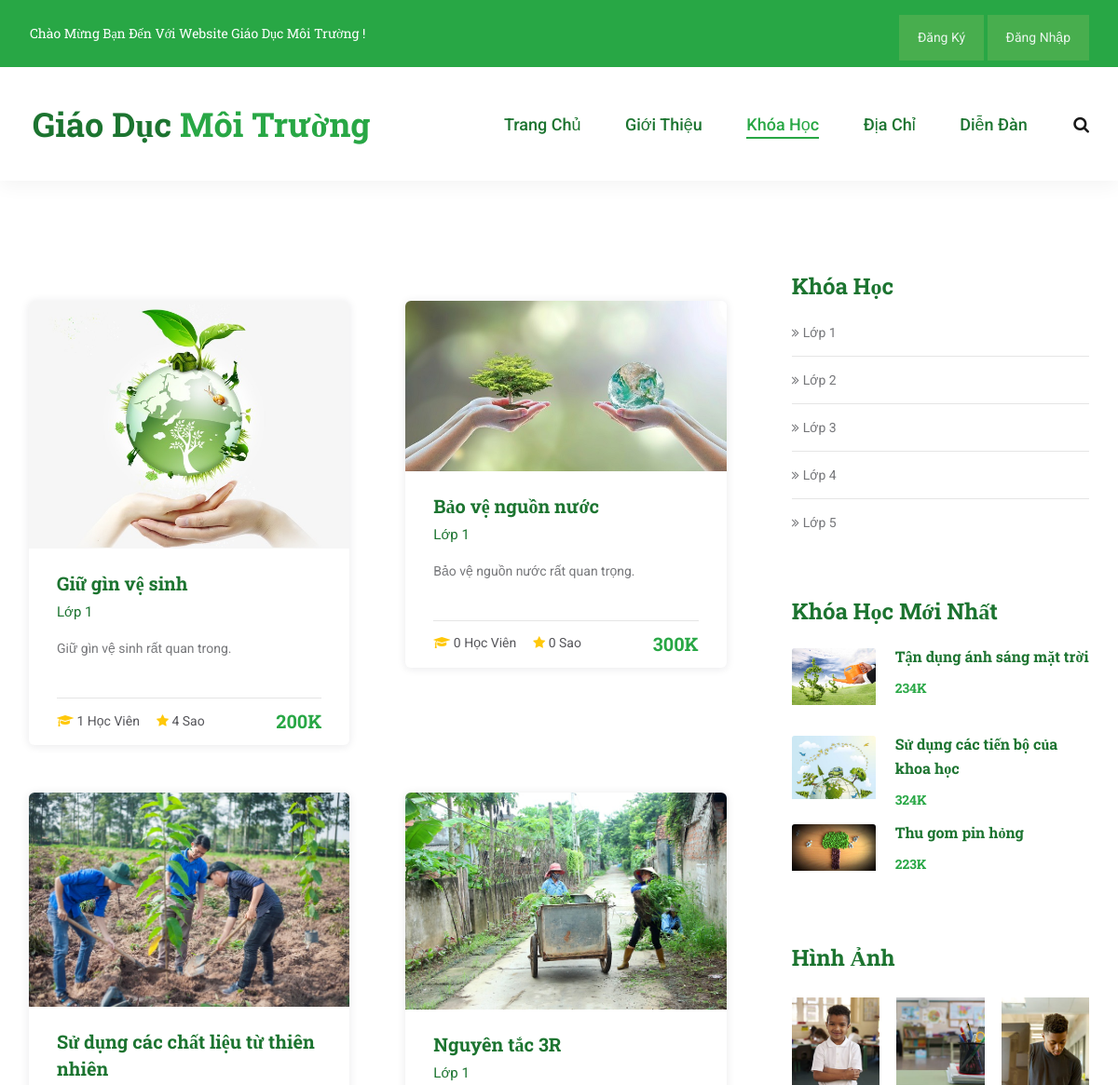
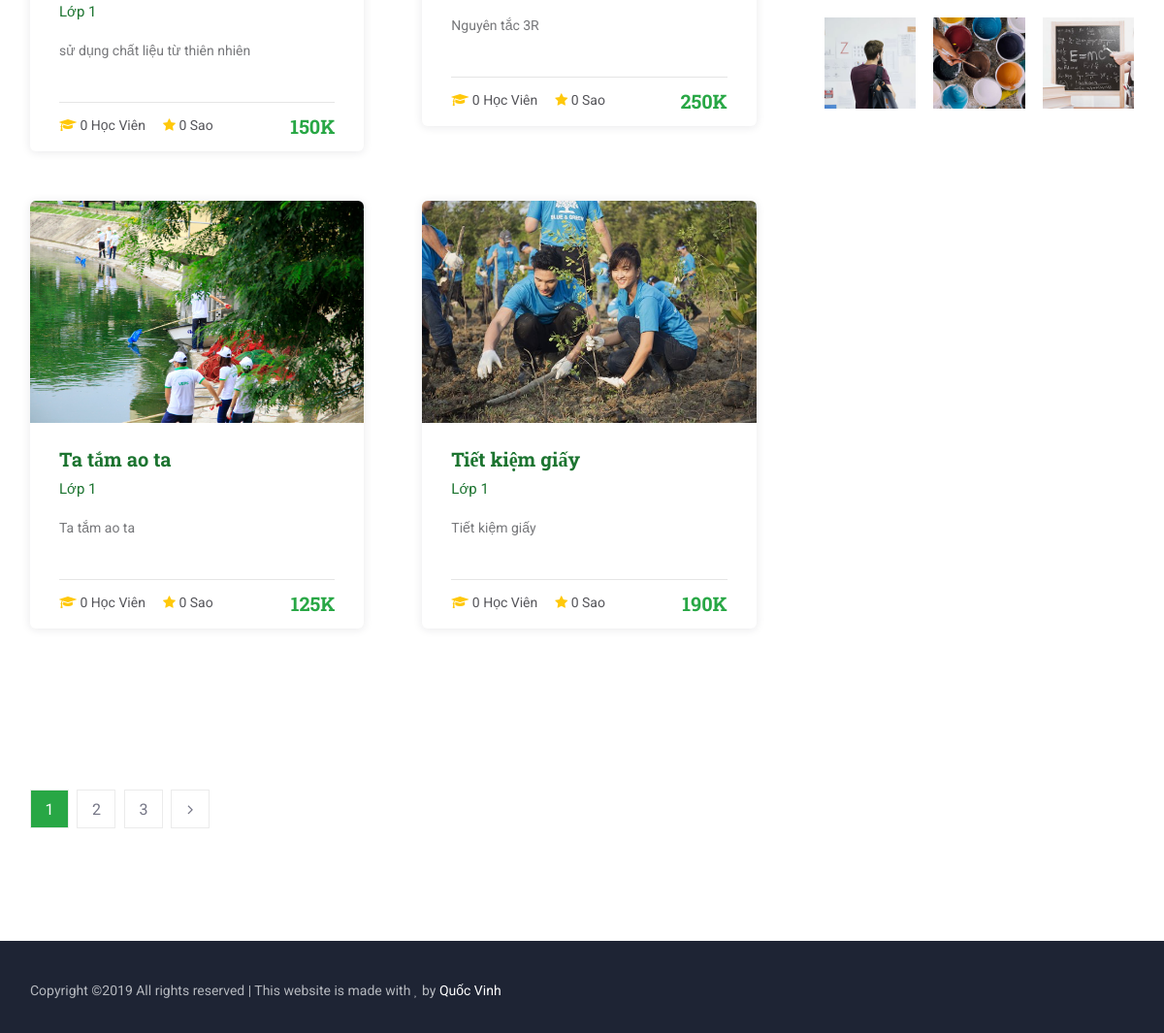
The page /lop_1.php?lop=1 on the database its author committed (2 pictures, top to bottom).
### tables this page shows
CREATE TABLE `quan_ly_khoa_hoc` (
  `id_quan_ly_kh` int(11) NOT NULL,
  `hinh_anh_khoa_hoc` varchar(250) NOT NULL,
  `ten_khoa_hoc` varchar(200) NOT NULL,
  `gia_khoa_hoc` varchar(100) NOT NULL,
  `loai_khoa_hoc` varchar(100) NOT NULL,
  `thoi_luong_khoa_hoc` varchar(100) NOT NULL,
  `bai_giang_khoa_hoc` varchar(100) NOT NULL,
  `lop_khoa_hoc` varchar(20) NOT NULL,
  `mo_ta_ngan_khoa_hoc` varchar(250) NOT NULL,
  `mo_ta_chi_tiet_khoa_hoc` varchar(500) NOT NULL
);

### modules/lop_1/courses/course.php (the view, shortened to what this page needs)
<div class="courses_container">
    <div class="row courses_row">
        <?php if(isset($_POST['tim_kiem'])){
            include ('modules/xu_ly/config/config.php');
            $ten_khoa_hoc_tim_kiem=$_POST['tim_kiem_khoa_hoc'];
            $sql="select * from quan_ly_khoa_hoc where ten_khoa_hoc LIKE '%$ten_khoa_hoc_tim_kiem%'";
            $run=mysqli_query($conn,$sql);
            echo '<div class="row">';
            echo    '<div class="col">';
            echo      '<div class="section_title_container text-center">';
            echo         '<h2 class="section_title">Những Khóa Học Tìm Thấy</h2>';
            echo '</div>';
            echo '</div>';
            echo '</div>';
            if($count=mysqli_num_rows($run)==0){
                echo '<div class="section_subtitle"><br><br><p>Không tìm thấy khóa học nào</p></div>';
            }else{
                while($dong=mysqli_fetch_array($run)){?>
                    <div class="col-lg-6 course_col">
                        <div class="course">
                            <div class="course_image"><img src="ajax/xu_ly/uploads/lop_<?php echo $dong['lop_khoa_hoc']; ?>/<?php echo $dong['hinh_anh_khoa_hoc']; ?>" alt=""></div>
                            <div class="course_body">
                                <h3 class="course_title"><a href="chi_tiet_khoa_hoc.php?id_khoahoc=<?php echo $dong['id_quan_ly_kh']; ?>"><?php echo $dong['ten_khoa_hoc']; ?></a></h3>
                                <div class="course_teacher">Lớp <?php echo $dong['lop_khoa_hoc']; ?></div>
                                <div class="course_text">
                                    <p><?php echo $dong['mo_ta_ngan_khoa_hoc']; ?></p>
                                </div>
                            </div>
                            <div class="course_footer">
                                <div class="course_footer_content d-flex flex-row align-items-center justify-content-start">
                                    <div class="course_info">
                                        <i class="fa fa-graduation-cap" aria-hidden="true"></i>
                                        <span>20 Học Viên</span>
                                    </div>
                                    <div class="course_info">
                                        <i class="fa fa-star" aria-hidden="true"></i>
                                        <span>5 Sao</span>
                                    </div>
                                    <div class="course_price ml-auto"><?php echo $dong['gia_khoa_hoc']; ?>K</div>
                                </div>
                            </div>
                        </div>
                    </div>
                    <?php
                }
            }
        }else {
            include ('modules/xu_ly/config/config.php');
            $lop=$_GET['lop'];
            $sql="select * from quan_ly_khoa_hoc where lop_khoa_hoc='$lop'";
            $run=mysqli_query($conn,$sql);
            while($dong=mysqli_fetch_array($run)){
                $ten_khoa_hoc=$dong['ten_khoa_hoc'];
                $id_khoahoc=$dong['id_quan_ly_kh'];
                $sql1="select count(*) from quan_ly_nguoi_dang_ky_khoa_hoc where ten_khoa_hoc='$ten_khoa_hoc'";
                $run1=mysqli_query($conn,$sql1);
                $dong1=mysqli_fetch_array($run1);
                $query = mysqli_query($conn,"SELECT * FROM star where id_quan_ly_kh='$id_khoahoc'");
                $temp=0;
                while($data = mysqli_fetch_assoc($query)){
                    $temp=1;
                    $rate_db[] = $data;
                    $sum_rates[] = $data['rate'];
                }
                if($temp==1){
                    $rate_times = count($rate_db);
                    $sum_rates = array_sum($sum_rates);
                    $rate_value = $sum_rates/$rate_times;
                }
                if($temp==0){
                    $rate_value = 0;
                }
            ?>
                <div class="col-lg-6 course_col">
                    <div class="course">
                        <div class="course_image"><img src="ajax/xu_ly/uploads/lop_<?php echo $lop; ?>/<?php echo $dong['hinh_anh_khoa_hoc']; ?>" alt=""></div>
                        <div class="course_body">
                            <h3 class="course_title"><a href="chi_tiet_khoa_hoc.php?id_khoahoc=<?php echo $dong['id_quan_ly_kh']; ?>"><?php echo $dong['ten_khoa_hoc']; ?></a></h3>
                            <div class="course_teacher">Lớp <?php echo $dong['lop_khoa_hoc']; ?></div>
                            <div class="course_text">
                                <p><?php echo $dong['mo_ta_ngan_khoa_hoc']; ?></p>
                            </div>
                        </div>
                        <div class="course_footer">
                            <div class="course_footer_content d-flex flex-row align-items-center justify-content-start">
                                <div class="course_info">
                                    <i class="fa fa-graduation-cap" aria-hidden="true"></i>
                                    <span><?php echo $dong1[0];?> Học Viên</span>
                                </div>
                                <div class="course_info">
                                    <i class="fa fa-star" aria-hidden="true"></i>
                                    <span><?php echo $rate_value;?> Sao</span>
                                </div>
                                <div class="course_price ml-auto"><?php echo $dong['gia_khoa_hoc']; ?>K</div>
                            </div>
                        </div>
                    </div>
                </div>
                <?php
                }
            }?>
        <div class="col-lg-6 course_col">
        </div>
        <div class="col-lg-6 course_col">
        </div>
        <div class="col-lg-6 course_col">
        </div>
        <div class="col-lg-6 course_col">
        </div>
    </div>
    <div class="row pagination_row">
        <div class="col">
            <div class="pagination_container d-flex flex-row align-items-center justify-content-start">
                <ul class="pagination_list">
                    <li class="active"><a href="#">1</a></li>
                    <li><a href="#">2</a></li>
                    <li><a href="#">3</a></li>
                    <li><a href="#"><i class="fa fa-angle-right" aria-hidden="true"></i></a></li>
                </ul>
            </div>
        </div>
    </div>
</div>

### modules/lop_1/courses/khoahoc_moi.php
<div class="sidebar_section">
    <div class="sidebar_section_title">Khóa Học Mới Nhất</div>
    <div class="sidebar_latest">
        <?php
        include ('modules/xu_ly/config/config.php');
        $sql="select * from quan_ly_khoa_hoc where id_quan_ly_kh>(select min(id_quan_ly_kh)+6 from quan_ly_khoa_hoc)";
        $run=mysqli_query($conn,$sql);
        ?>
        <?php
        $khoahoc_moi=1;
        while($dong=mysqli_fetch_array($run) and $khoahoc_moi<=3){
        ?>
        <div class="latest d-flex flex-row align-items-start justify-content-start">
            <div class="latest_image"><div><img src="ajax/xu_ly/uploads/lop_<?php echo $dong['lop_khoa_hoc'];?>/<?php echo $dong['hinh_anh_khoa_hoc'];?>" alt=""></div></div>
            <div class="latest_content">
                <div class="latest_title"><a href="chi_tiet_khoa_hoc.php?id_khoahoc=<?php echo $dong['id_quan_ly_kh'];?>"><?php echo $dong['ten_khoa_hoc'];?></a></div>
                <div class="latest_price"><?php echo $dong['gia_khoa_hoc']; ?>K</div>
            </div>
        </div>
            <?php
            $khoahoc_moi++;
        }
        ?>
    </div>
</div>

### styles/courses.css (style rules this page uses)
* { margin: 0; padding: 0; -webkit-font-smoothing: antialiased; -webkit-text-shadow: rgba(0,0,0,.01) 0 0 1px; text-shadow: rgba(0,0,0,.01) 0 0 1px; }
body { font-family: 'Roboto', sans-serif; font-size: 14px; font-weight: 400; background: #FFFFFF; color: #a5a5a5; }
ul { list-style: none; margin-bottom: 0px; }
p { font-family: 'Roboto', sans-serif; font-size: 14px; line-height: 1.85; font-weight: 400; color: #76777a; -webkit-font-smoothing: antialiased; -webkit-text-shadow: rgba(0,0,0,.01) 0 0 1px; text-shadow: rgba(0,0,0,.01) 0 0 1px; }
a, a:hover, a:visited, a:active, a:link { text-decoration: none; -webkit-font-smoothing: antialiased; -webkit-text-shadow: rgba(0,0,0,.01) 0 0 1px; text-shadow: rgba(0,0,0,.01) 0 0 1px; }
h3 { font-size: 24px; }
h1, h2, h3, h4, h5, h6 { font-family: 'Roboto Slab', serif; font-weight: 700; -webkit-font-smoothing: antialiased; -webkit-text-shadow: rgba(0,0,0,.01) 0 0 1px; text-shadow: rgba(0,0,0,.01) 0 0 1px; color: #1c7430; margin-bottom: 0; }
.courses_row { margin-top: 25px; }
.course_col { margin-bottom: 51px; }
.course { width: 100%; border-radius: 6px; background: #FFFFFF; box-shadow: 0px 1px 10px rgba(29,34,47,0.1); }
.course_col:nth-child(odd) { padding-right: 30px; }
.course_col:nth-child(even) { padding-left: 30px; }
.course_image { width: 100%; border-top-left-radius: 6px; border-top-right-radius: 6px; overflow: hidden; }
.course_image img { max-width: 100%; }
.course_body { padding-top: 22px; padding-left: 30px; padding-right: 30px; padding-bottom: 23px; }
.course_title a { font-family: 'Roboto Slab', serif; font-size: 20px; color: #1c7430; -webkit-transition: all 200ms ease; -moz-transition: all 200ms ease; -ms-transition: all 200ms ease; -o-transition: all 200ms ease; transition: all 200ms ease; }
.course_teacher { font-size: 15px; font-weight: 400; color: #1c7430; margin-top: 6px; }
.course_text { margin-top: 13px; }
.course_footer { padding-left: 30px; padding-right: 30px; }
.course_footer_content { width: 100%; border-top: solid 1px #e5e5e5; padding-top: 9px; padding-bottom: 11px; }
.course_info { display: inline-block; font-size: 14px; font-weight: 400; color: #55555a; }
.course_info:first-child { margin-right: 18px; }
.course_info i { color: #ffc80a; }
.course_price { font-family: 'Roboto Slab', serif; font-size: 20px; font-weight: 700; color: #28a745; }
.pagination_row { margin-top: 11px; }
.pagination_list li { display: inline-block; width: 40px; height: 40px; background: #FFFFFF; border: solid 1px #ebebeb; text-align: center; -webkit-transition: all 200ms ease; -moz-transition: all 200ms ease; -ms-transition: all 200ms ease; -o-transition: all 200ms ease; transition: all 200ms ease; }
.pagination_list li:not(:last-child) { margin-right: 5px; }
.pagination_list li:hover, .pagination_list li.active { background: #28a745; }
.pagination_list li a { display: block; position: relative; font-size: 16px; font-weight: 400; color: #757686; line-height: 40px; -webkit-transition: all 200ms ease; -moz-transition: all 200ms ease; -ms-transition: all 200ms ease; -o-transition: all 200ms ease; transition: all 200ms ease; }
.pagination_list li:hover a, .pagination_list li.active a { color: #FFFFFF; }
.sidebar_section:not(:last-child) { margin-bottom: 60px; }
.sidebar_section_title { font-family: 'Roboto Slab', serif; font-size: 24px; font-weight: 700; color: #1c7430; line-height: 0.75; }
.sidebar_latest { margin-top: 31px; }
.latest:not(:last-child) { margin-bottom: 20px; }
.latest_image div { width: 90px; height: 74px; border-radius: 3px; overflow: hidden; }
.latest_image div img { max-width: 100%; }
.latest_content { padding-left: 21px; margin-top: -4px; }
.latest_title a { font-family: 'Roboto Slab', serif; font-size: 16px; font-weight: 700; color: #1c7430; line-height: 1.625; -webkit-transition: all 200ms ease; -moz-transition: all 200ms ease; -ms-transition: all 200ms ease; -o-transition: all 200ms ease; transition: all 200ms ease; }
.latest_price { font-family: 'Roboto Slab', serif; font-size: 14px; font-weight: 700; color: #28a745; line-height: 0.75; margin-top: 16px; }

### rows shown on the page
quan_ly_khoa_hoc: hinh_anh_khoa_hoc (picture), ten_khoa_hoc "Giữ gìn vệ sinh", lop_khoa_hoc "1", mo_ta_ngan_khoa_hoc "Giữ gìn vệ sinh rất quan trong.", dong1 "1", rate_value "4", gia_khoa_hoc "200"
quan_ly_khoa_hoc: hinh_anh_khoa_hoc (picture), ten_khoa_hoc "Bảo vệ nguồn nước", lop_khoa_hoc "1", mo_ta_ngan_khoa_hoc "Bảo vệ nguồn nước rất quan trọng.", dong1 "0", rate_value "0", gia_khoa_hoc "300"
quan_ly_khoa_hoc: hinh_anh_khoa_hoc (picture), ten_khoa_hoc "Sử dụng các chất liệu từ thiên nhiên", lop_khoa_hoc "1", mo_ta_ngan_khoa_hoc "sử dụng chất liệu từ thiên nhiên", dong1 "0", rate_value "0", gia_khoa_hoc "150"
quan_ly_khoa_hoc: hinh_anh_khoa_hoc (picture), ten_khoa_hoc "Nguyên tắc 3R", lop_khoa_hoc "1", mo_ta_ngan_khoa_hoc "Nguyên tắc 3R", dong1 "0", rate_value "0", gia_khoa_hoc "250"
quan_ly_khoa_hoc: hinh_anh_khoa_hoc (picture), ten_khoa_hoc "Ta tắm ao ta", lop_khoa_hoc "1", mo_ta_ngan_khoa_hoc "Ta tắm ao ta", dong1 "0", rate_value "0", gia_khoa_hoc "125"
quan_ly_khoa_hoc: hinh_anh_khoa_hoc (picture), ten_khoa_hoc "Tiết kiệm giấy", lop_khoa_hoc "1", mo_ta_ngan_khoa_hoc "Tiết kiệm giấy", dong1 "0", rate_value "0", gia_khoa_hoc "190"
quan_ly_khoa_hoc: hinh_anh_khoa_hoc (picture), ten_khoa_hoc "Tận dụng ánh sáng mặt trời", gia_khoa_hoc "234"
quan_ly_khoa_hoc: hinh_anh_khoa_hoc (picture), ten_khoa_hoc "Sử dụng các tiến bộ của khoa học", gia_khoa_hoc "324"
quan_ly_khoa_hoc: hinh_anh_khoa_hoc (placeholder picture), ten_khoa_hoc "Thu gom pin hỏng", gia_khoa_hoc "223"
